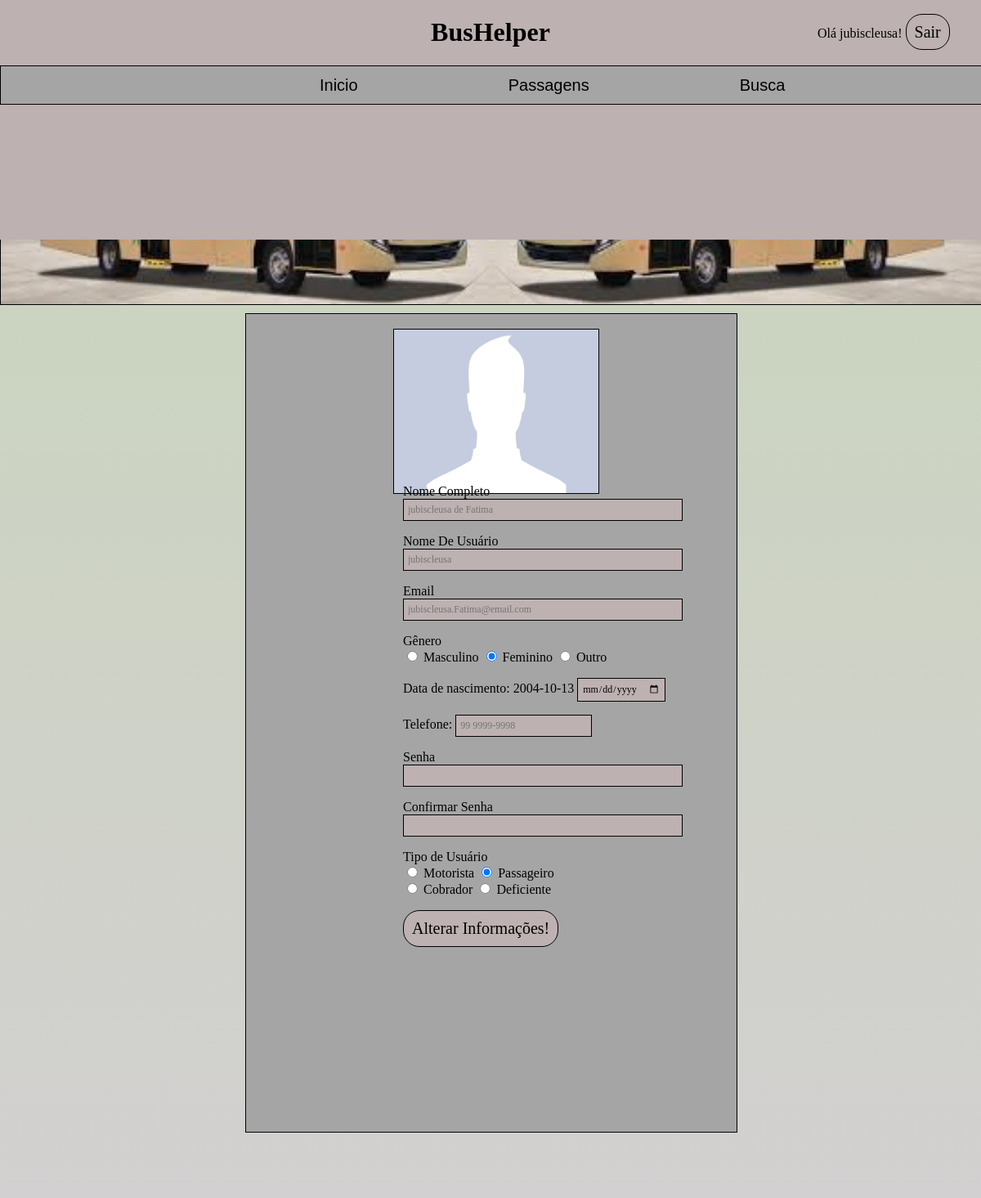
Page /Edicao.php (signed in) on the committed database.
### tables this page shows
CREATE TABLE `usuario` (
  `id_Usuario` int(11) NOT NULL,
  `nome_completo` varchar(45) NOT NULL,
  `login` varchar(45) NOT NULL,
  `email` varchar(45) NOT NULL,
  `senha` varchar(45) NOT NULL,
  `sexo` varchar(45) NOT NULL,
  `telefone` varchar(45) NOT NULL,
  `CNH_Motorista` varchar(11) NOT NULL,
  `tipo_carteira` varchar(1) NOT NULL,
  `data_nasc` varchar(10) NOT NULL
);

CREATE TABLE `tipo_usuario` (
  `idTipo_Usuario` int(11) NOT NULL,
  `Descricao` varchar(45) DEFAULT NULL,
  `Usuario_id_Usuario` int(11) NOT NULL,
  `especialização_idespecialização` int(11) NOT NULL
);

### Edicao.php (the view, shortened to what this page needs)
<!DOCTYPE html>
<html>
<head>
	<link rel="stylesheet" type="text/css" href="Edicao.css">
</head>
<body>
		<?php
    $dbhost = "localhost";
    $dbuser = "root";
    $dbpassword = "";
    $dbname = "bd_tcc_gujo_20";
    $link = mysqli_connect($dbhost, $dbuser, $dbpassword, $dbname) or die('Error
    connecting to MySQL Server.');
	$UserId = $_SESSION['user_id'];
    $query = "select id_Usuario, nome_completo, login, email, sexo, telefone, data_nasc, Descricao from usuario, tipo_usuario where tipo_usuario.Usuario_id_Usuario = usuario.id_Usuario and id_Usuario = '$UserId';";
	$result = mysqli_query( $link, $query ) or die('Falha, Por favor reinicie a pagina e tente novamente');
		while ( $row = mysqli_fetch_assoc( $result ) ) {
			$tabela[] = $row;
			}
		if ($tabela) {
			foreach($tabela as $coluna) {
		$id_usuario = $coluna["id_Usuario"];
	}
	}
		$Ola = $_SESSION['user_id'];
	    $queryOla = "SELECT id_Usuario, login from usuario Where id_Usuario = '$Ola';";
		$resultOla = mysqli_query( $link, $queryOla ) or die('Falha 1, Por favor reinicie a pagina e tente novamente');
    		while ( $rowOla = mysqli_fetch_assoc( $resultOla ) ) {
			$tabelaOla[] = $rowOla;
			}
		if ($tabelaOla) {
			foreach($tabelaOla as $colunaOla) {
		$OlaUsuario = $colunaOla["login"];
	}
	}
?>
	<div class="header">
	<nav id="nav">
		<ul>
			<li> Olá <?php echo $OlaUsuario; ?>! </li>
			<li><a href="Logout.php">Sair</a></li>
		</ul>
	</nav>
	<h1>BusHelper</h1>
		<div class="header_1">
		<nav id="nav_1">
	<ul>
			<li><a href="Inicio.php">Inicio</a></li>
			<li><a href="Passagem.php">Passagens</a></li>
			<li><a href="Busca.php">Busca</a></li>
		</ul>
	</nav>
	</div>
	</div>
	<div class="box1">
	</div>
	<div class="box2">
		<div class="Box2_1">
	<img class="perfil" src="perfil.jpg" alt="Imagem de Perfil" title="Imagem de Perfil">
	<div class="Box2_1_1">
<form method="post" action="<?php echo $_SERVER['PHP_SELF']?>">
			<p class="t2">Nome Completo </br> <input type="text" name="tName" id="input" size="45"
  maxlength="45" placeholder="<?php echo $coluna["nome_completo"] ?>" type="cName" /> </p>
			<p class="t2">Nome De Usuário </br> <input type="text" name="tNome" id="input" size="45"
  maxlength="45" placeholder="<?php echo $coluna["login"] ?>" type="cNome" /> </p>
  			<p class="t2">Email </br> <input type="text" name="tEmail" id="input" size="45"
  maxlength="45" placeholder="<?php echo $coluna["email"] ?>" type="cEmail" /> </p>
  	  <p class="t2"> Gênero </br>
	  	<input type="radio" value="Masculino" name="tSexo" id="cGen" <?php if ($coluna["sexo"] == "Masculino") { ?> Checked <?php } ?>/>
        <label for="cMasc"> Masculino </label>
        <input type="radio" value="Feminino" name="tSexo" id="cGen" <?php if ($coluna["sexo"] == "Feminino") { ?> Checked <?php } ?>/>
        <label for="cFem"> Feminino</label>
        <input type="radio" value="Outro" name="tSexo" id="cGen" <?php if ($coluna["sexo"] == "Outro") { ?> Checked <?php } ?>/>
        <label for="cFem"> Outro</label></p>
 	 <p>Data de nascimento:  	<?php
if ($tabela) {
	foreach($tabela as $coluna) {
	?>
<?php echo $coluna["data_nasc"]; ?>
	<?php
	}
	}
?>
   <input type="date" name="tNasc" id="input" /></p>
  	<p>Telefone: <input type="tel" id="input" name="tFone" placeholder="<?php echo $coluna["telefone"] ?>" pattern="^\d{5}-\d{4}$"  /> </p>
  				<p class="t2">Senha </br> <input type="password" name="tSenha" id="input" size="45"
  maxlength="45" type="cSenha" /> </p>
    			<p class="t2">Confirmar Senha </br> <input type="password" name="tConfiSenha" id="input" size="45"
  maxlength="45" type="cSenha" /> </p>
  	  <p class="t2"> Tipo de Usuário </br>
	  	<input type="radio" value="Motorista" name="tTipo" id="cTipo" <?php if ($coluna["Descricao"] == "Motorista") { ?> Checked <?php } ?>/>
        <label for="cMot"> Motorista </label>
        <input type="radio" value="Passageiro" name="tTipo" id="cTipo" <?php if ($coluna["Descricao"] == "Passageiro") { ?> Checked <?php } ?>/>
        <label for="cPas"> Passageiro </label></br>
        <input type="radio" value="Cobrador" name="tTipo" id="cTipo" <?php if ($coluna["Descricao"] == "Cobrador") { ?> Checked <?php } ?>/>
        <label for="cCob"> Cobrador </label>
        <input type="radio" value="Deficiente" name="tTipo" id="cTipo" <?php if ($coluna["Descricao"] == "Deficiente") { ?> Checked <?php } ?>/>
        <label for="cDef"> Deficiente </label></p>
        <input type="submit" value="Alterar Informações!" id="Editar">
</form>
</div>
</div>
	</div>
</body>
</html>

### Edicao.css (style rules this page uses)
body { background-color: #BDB1B1; margin: 0; }
h1 { text-align: center; }
.header { width: 100%; height: 20%; margin-bottom: 80%; background-color: #BDB1B1; position: fixed; }
#nav { width: 20%; height: 99%; margin-top: 1%; margin-left: 80%; position: fixed; }
#nav ul { list-style:none; }
#nav ul li { display: inline; }
#nav ul li a { width: 52px; height: 26px; background: rgba(255,255,255,0); border: 1px solid #000000; border-radius: 20px; text-decoration: none; font-size: 20px; padding: 10px; color: #000000; }
.box1 { height: 97%; margin-bottom: -1%; }
.box2 { height: 1100px; background: linear-gradient(#CBD4C0,#D2D0D0); }
.Box2_1 { width: 50%; margin-right: 25%; margin-left: 25%; height: 1000px; background: #A5A5A5; border: 1px solid #000000; border-radius: 0px; display: flex; flex-direction: row; }
.header_1 { height: 46px; background-color: #A5A5A5; border: 1px solid #000000; border-radius: 0px; position: fixed; display: flex; flex-direction: row; }
#nav_1 { width: 2000px; }
#nav_1 ul { list-style:none; width:70%; height:12.5px; margin:0 auto; padding: 12px; }
#nav_1 ul li { margin-top: 10%; display: inline; padding:90px; }
#nav_1 ul li a { color:black; font-family:sans-serif; font-size:20px; text-decoration:none; }
.perfil { width: 250px; height: 200px; margin-top: 3%; margin-left: 30%; border: 1px solid #000000; }
.Box2_1_1 { height: 60%; margin-top: 32%; margin-left: -40%; border-radius: 0px; flex-direction: row; }
#input { color: #000000; font-family: 'Source Sans Pro'; font-size: 12px; font-weight: normal; font-style: normal; text-decoration: none; text-align: left; padding: 5px; background: #BDB1B1; border: 1px solid #000000; border-radius: 0px; }
#Editar { color: #000000; font-family: 'Source Sans Pro'; font-size: 20px; font-weight: normal; font-style: normal; text-decoration: none; text-align: center; background: #BDB1B1; border: 1px solid #000000; border-radius: 20px; padding: 10px; }

### rows in the picture
usuario: login "jubiscleusa", sexo "☑"
tipo_usuario: tName "jubiscleusa de Fatima", tNome "jubiscleusa", tEmail "jubiscleusa.Fatima@email.com", Usuario_id_Usuario.data_nasc "2004-10-13", tFone "99 9999-9998", Descricao "☑"
